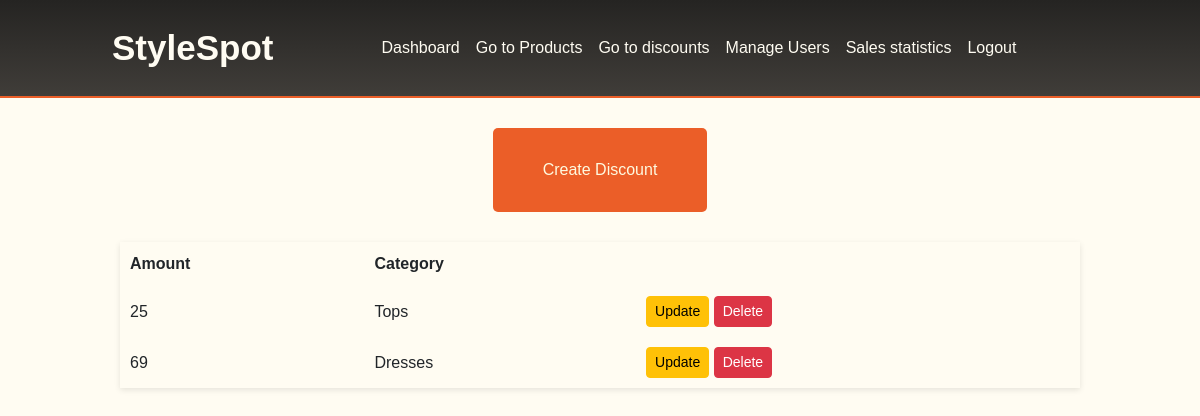
/discounts/index.php (signed in), run on the app's committed database.
### tables this page shows
CREATE TABLE IF NOT EXISTS `discounts` (
  `ID` int NOT NULL AUTO_INCREMENT,
  `discount` int NOT NULL,
  `fk_category` int NOT NULL,
  `name` varchar(255) DEFAULT NULL,
  PRIMARY KEY (`ID`),
  KEY `fk_category` (`fk_category`)
);

CREATE TABLE IF NOT EXISTS `categories` (
  `ID` int NOT NULL AUTO_INCREMENT,
  `category` varchar(255) DEFAULT NULL,
  PRIMARY KEY (`ID`)
);

### discounts/index.php (the view, shortened to what this page needs)
<?php
    require_once "../db_connect.php";
    $discountResults = $connect->query("SELECT discounts.ID AS ID,name,discount,c.category AS category FROM discounts JOIN categories AS c ON discounts.fk_category = c.ID");
    $content = "";
    if(mysqli_num_rows($discountResults) > 0){
        while($row = $discountResults->fetch_assoc()){
            $content .= "<tr>
                            <td>{$row['discount']}</td>
                            <td>{$row['category']}</td>
                            <td>
                                <a href='update.php?id={$row['ID']}' class='btn btn-warning btn-sm'>Update</a>
                                <a href='delete.php?id={$row['ID']}' class='btn btn-danger btn-sm'>Delete</a>
                            </td>
                        </tr>";
        }
    }
?>
<!DOCTYPE html>
<html lang="en">
<head>
    <link href="https://cdn.jsdelivr.net/npm/bootstrap@5.3.1/dist/css/bootstrap.min.css" rel="stylesheet">
</head>
<body>
<?php include_once "../components/navbarAdmin.php"
    ?>
    <a class="create" href="../discounts/create.php">Create Discount</a>
    <table>
        <thead>
            <tr>
                <td>Amount</td>
                <td>Category</td>
                <td></td>
            </tr>
        </thead>
        <tbody>
            <?= $content ?>
        </tbody>
    </table>
</body>
</html>

### discounts/index.php (style rules this page uses)
body { background-color: #CCC5B9; display: flex; justify-content: center; flex-direction: column; align-items: center; }
table { width: 80%; border-collapse: collapse; background-color: #FFFCF2; box-shadow: 0px 2px 6px rgba(0, 0, 0, 0.1); }
th, td { padding: 10px; text-align: left; border-bottom: 1px solid #CCC5B9; }
thead td { font-weight: bold; }
.create { display: block; width: fit-content; margin: 30px auto; padding: 30px 50px; background-color: #EB5E28; border: none; color: #FEFAE0; border-radius: 5px; text-decoration: none; text-align: center; transition: background-color 0.3s ease-in-out; }

### components/navbarAdmin.php (style rules this page uses)
* { padding: 0; margin: 0; text-decoration: none; list-style: none; box-sizing: border-box; font-family: sans-serif; }
body { background-color: #FFFCF2 }

### data on the page
discounts: discount "25", fk_category.category "Tops"
discounts: discount "69", fk_category.category "Dresses"
